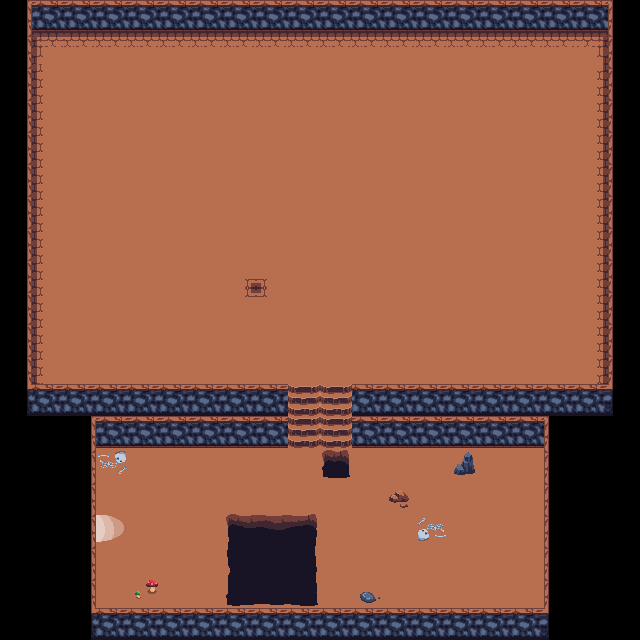

This game map was drawn from its Tiled (.tmx) file and the tilesets committed beside it. A one-line description and the trimmed map source follow:
An orthogonal 20x20 tile map with 32x32 px tiles, 2 tile layers (graphics, additional) and 33 objects.

<map version="1.2" tiledversion="1.3.2" orientation="orthogonal" renderorder="right-down" compressionlevel="0" width="20" height="20" tilewidth="32" tileheight="32" infinite="0" nextlayerid="14" nextobjectid="120">
 <tileset firstgid="1" source="tileset_dungeon.tsx" />
 <layer id="2" name="graphics" width="20" height="20">
  <data>[400 cells, 372 non-empty, 29 distinct tile ids]</data>
 </layer>
 <layer id="3" name="additional" width="20" height="20">
  <data>[400 cells, 7 non-empty, 6 distinct tile ids]</data>
 </layer>
 <objectgroup id="5" name="arenaObstacles">
  <object id="111" x="352" y="384" width="287.667" height="32" />
  <object id="113" x="0" y="0" width="640" height="32" />
  <object id="115" x="0" y="32" width="32" height="384" />
  <object id="116" x="32" y="384" width="256" height="32" />
  <object id="119" x="608" y="32" width="32" height="352" />
 </objectgroup>
 <objectgroup id="4" name="hallObstacles">
  <object id="4" x="417.125" y="518.25" width="28.875" height="22.625" />
  <object id="95" x="453.913" y="451.957" width="22.0435" height="23.4783" />
  <object id="96" x="226.182" y="513.818" width="91.6364" height="92" />
  <object id="99" x="321.909" y="449.909" width="27.9091" height="27.7273" />
  <object id="100" x="97.25" y="449.625" width="29.75" height="24.75" />
  <object id="91" x="544" y="448" width="23.9091" height="159.75" />
  <object id="89" x="91.3333" y="608" width="457.273" height="15.6667" />
  <object id="88" x="80.9091" y="448.114" width="15.0341" height="159.922" />
  <object id="109" x="80.9091" y="416" width="207.091" height="32" />
  <object id="110" x="352" y="416" width="216" height="32" />
 </objectgroup>
 <objectgroup id="6" name="enemies">
  <object id="33" x="224" y="64" width="32" height="32" />
  <object id="73" x="128" y="64" width="32" height="32" />
  <object id="74" x="64" y="224" width="32" height="32" />
  <object id="75" x="64" y="320" width="32" height="32" />
  <object id="76" x="544" y="128" width="32" height="32" />
  <object id="77" x="544" y="224" width="32" height="32" />
  <object id="78" x="544" y="320" width="32" height="32" />
  <object id="79" x="320" y="64" width="32" height="32" />
  <object id="80" x="416" y="64" width="32" height="32" />
  <object id="81" x="512" y="64" width="32" height="32" />
  <object id="98" x="64" y="128" width="32" height="32" />
 </objectgroup>
 <objectgroup id="8" name="helper" />
 <objectgroup id="7" name="trigger">
  <object id="47" x="288" y="384" width="64" height="9.3333" />
 </objectgroup>
 <objectgroup id="10" name="blasterSpot">
  <object id="56" x="96" y="512" width="32" height="32" />
 </objectgroup>
 <objectgroup id="9" name="camera">
  <object id="51" x="320" y="505.5" width="16" height="6.5" />
 </objectgroup>
 <objectgroup id="12" name="helperSpot">
  <object id="70" x="249.333" y="424.667" width="32" height="32" />
  <object id="71" x="383.333" y="425.333" width="32" height="32" />
  <object id="72" x="168.667" y="426.667" width="32" height="32" />
 </objectgroup>
 <objectgroup id="13" name="midleofarena">
  <object id="103" x="320" y="192.125" width="14.4375" height="18.125" />
 </objectgroup>
</map>
